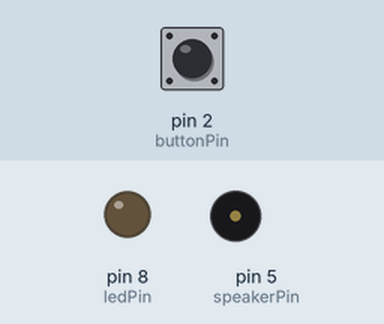
The sketch below on a simulated Arduino Uno, built with avr-gcc and run on an emulated ATmega328P. On the bench: output pins drawn as LEDs (lit = HIGH), buzzer (waves = sounding). The test bench sets the inputs (shaded band); at power-on: pin 2 (buttonPin) HIGH.

Above: at 1.2 s.
1.3 s: pin 2 (buttonPin) pulled LOW for 0.15 s
At 3.1 s:
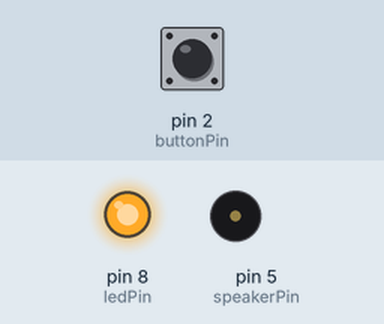
4.3 s: pin 2 (buttonPin) pulled LOW for 1 s
At 4.42 s:
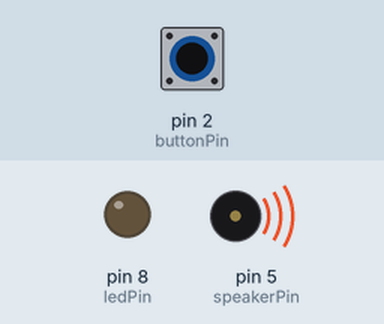
7.8 s: pin 2 (buttonPin) pulled LOW for 3.2 s
At 7.92 s:
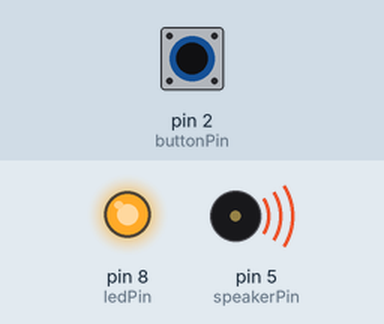
Timing chart, 0 to 18.5 s (numbered marks = the images above; inputs shaded):
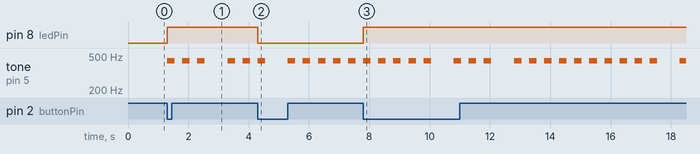

The sketch:

sketch13_02_interrupts_337_start_stop.ino
```cpp
/* 割り込みを使って三三七拍子の開始と終了を指示 */

const int buttonPin = 2; // D2: 割り込み番号 0
const int speakerPin = 5;
const int ledPin = 8;
const int tenpo[] = {1,1,1,0,1,1,1,0,1,1,1,1,1,1,1,-1};
volatile int play = 0;

void button() {
  play = 1 - play;
  digitalWrite(ledPin, play);
}

void setup() {
  pinMode(buttonPin, INPUT);
  pinMode(ledPin, OUTPUT);
  attachInterrupt(0, button, FALLING);
}

void loop() {
  if (play == 1) {
    for (int i = 0; tenpo[i] != -1; i++) {
      if (tenpo[i] == 1) {
        tone(speakerPin, 440, 250);
      }
      delay(500);
    }
  }
}
```

Measured:
- after the input at 1.3 s, pin 8 (ledPin): LOW → HIGH at once; tone on pin 5 (speakerPin): plays 440 Hz for 0.25 s, 440 Hz for 0.25 s, 440 Hz for 0.25 s, 440 Hz for 0.25 s, 440 Hz for 0.25 s, starting at once
- after the input at 4.3 s, pin 8 (ledPin): HIGH → LOW at once
- after the input at 7.8 s, pin 8 (ledPin): LOW → HIGH at once
